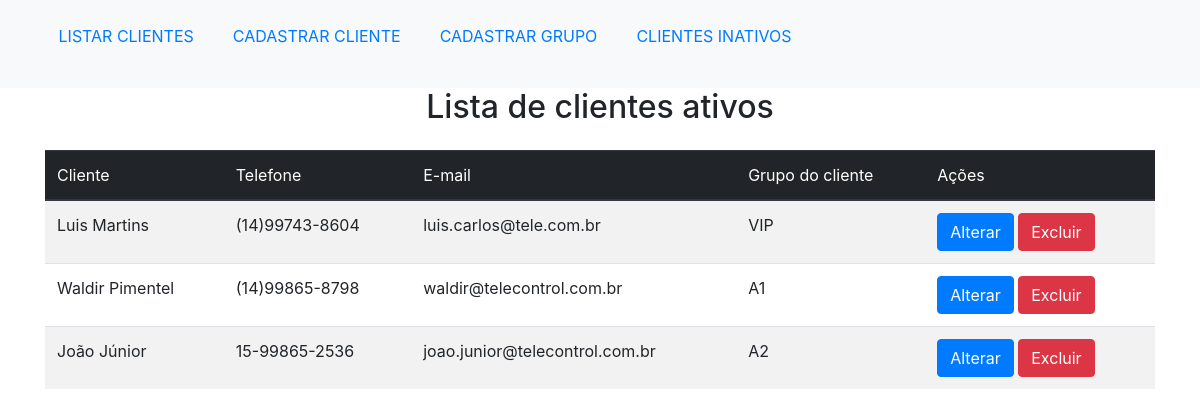
The page / on the database its author committed.
### tables this page shows
CREATE TABLE `cliente` (
  `id` int(11) NOT NULL,
  `grupo` int(11) DEFAULT NULL,
  `nome` varchar(255) DEFAULT NULL,
  `telefone` varchar(30) DEFAULT NULL,
  `email` varchar(100) DEFAULT NULL,
  `ativo` int(11) DEFAULT NULL,
  `justificativa` varchar(255) DEFAULT NULL
);

CREATE TABLE `grupo` (
  `id_grupo` int(11) NOT NULL,
  `nome_grupo` varchar(30) DEFAULT NULL,
  `situacao` int(11) DEFAULT NULL
);

### controller/funcoes.php (called while the page is built, shortened)
<?php
	function listaClientes($db) {
		$clientes = array();
		$query = mysqli_query($db, "SELECT c.id, c.nome, c.telefone, c.email, g.nome_grupo FROM cliente as c INNER JOIN grupo as g on c.grupo = g.id_grupo WHERE c.ativo = 1");
		while($cliente = mysqli_fetch_assoc($query)) {
			array_push($clientes, $cliente);
		}
		return $clientes;
	}

### index.php (the view, shortened to what this page needs)
<?php
	include('controller/funcoes.php');
	include('model/conecta.php');
	$clientes = listaClientes($db);
?>
<!DOCTYPE html>
<html lang="pt-br">
<head>
	<link rel="stylesheet" href="css/reset.css">
	<link rel="stylesheet" href="css/bootstrap.css">
	<link rel="stylesheet" href="css/estilos.css">
</head>
<body>
	<div class="menu">
		<ul>
			<li><a href="#">Listar Clientes</a></li>
			<li><a href="view/formulario-cadastra-cliente.php">Cadastrar cliente</a></li>
			<li><a href="view/formulario-cadastra-grupo.php">Cadastrar grupo</a></li>
			<li><a href="view/lista-clientes-inativos.php">Clientes inativos</a></li>
		</ul>
	</div>
	<div class="titulo">
		<h2>Lista de clientes ativos</h2>
	</div>
	<div class="corpo">
		<div class="container">
			<table class="table table-striped">
				<thead class="thead-dark">
					<tr>
						<th scope="col">Cliente</th>
						<th scope="col">Telefone</th>
						<th scope="col">E-mail</th>
						<th scope="col">Grupo do cliente</th>
						<th scope="col">Ações</th>
					</tr>
				</thead>
				<tbody>
				<?php
				foreach($clientes as $cliente) {
				?>
					<tr>
						<td><?=($cliente['nome'])?></td>
						<td><?=$cliente['telefone']?></td>
						<td><?=$cliente['email']?></td>
						<td><?=$cliente['nome_grupo']?></td>
						<td><a class="btn btn-primary" href="view/formulario-altera-cliente.php?id=<?=$cliente['id']?>">Alterar</a>
							<a class="btn btn-danger" href="controller/teste.php?id=<?=$cliente['id']?>">Excluir</a>
						</td>
					</tr>
				<?php
				}
				?>
				</tbody>
			</table>
		</div>
	</div>
</body>
</html>

### css/estilos.css (style rules this page uses)
.menu { top: 0; background-color: #f8f9fa; width: 100%; height: 1%; padding: 2% }
.titulo { text-align: center; }
.menu li { display: inline-block; padding-left: 3%; text-transform: uppercase; }
.corpo { width: 100%; height: 500px; margin: auto; margin-top: 2%; }

### rows shown on the page
cliente: nome "Luis Martins", telefone "(14)99743-8604", email "luis.carlos@tele.com.br", grupo.nome_grupo "VIP"
cliente: nome "Waldir Pimentel", telefone "(14)99865-8798", email "waldir@telecontrol.com.br", grupo.nome_grupo "A1"
cliente: nome "João Júnior", telefone "15-99865-2536", email "joao.junior@telecontrol.com.br", grupo.nome_grupo "A2"
